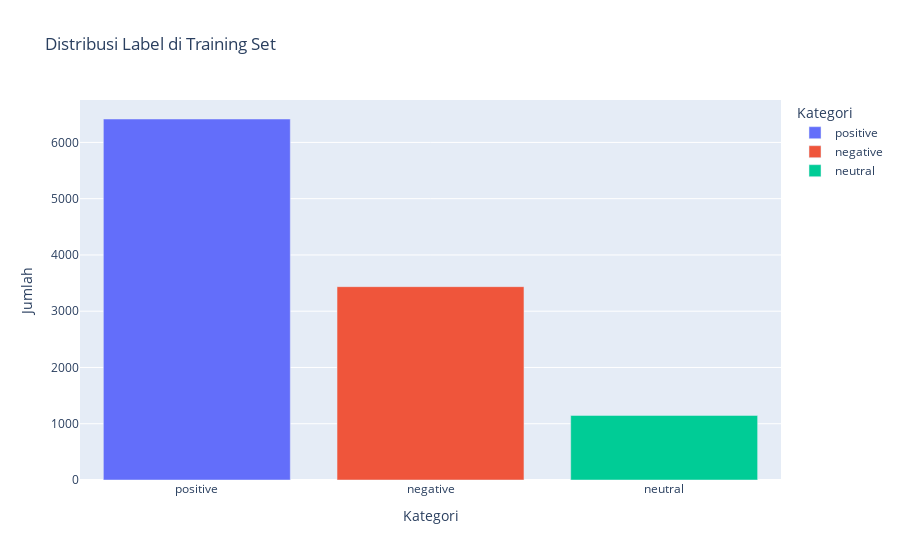
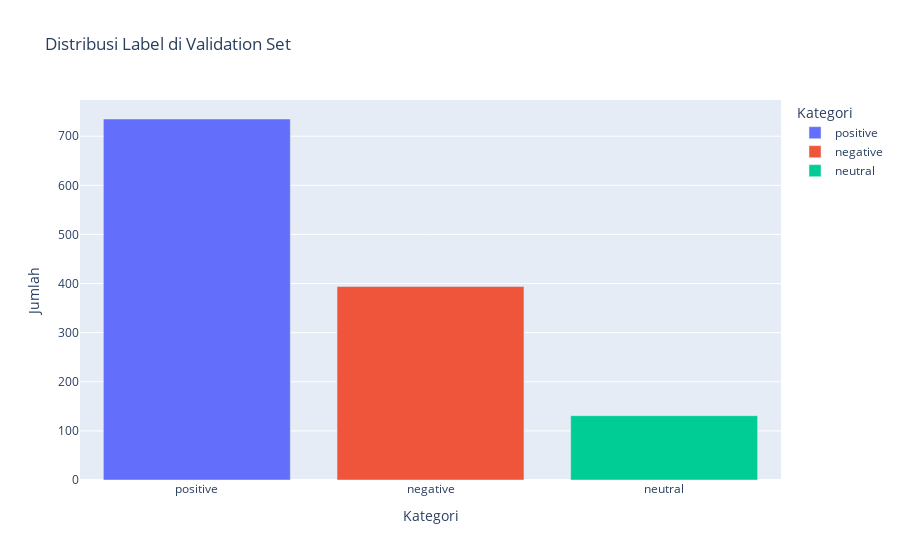
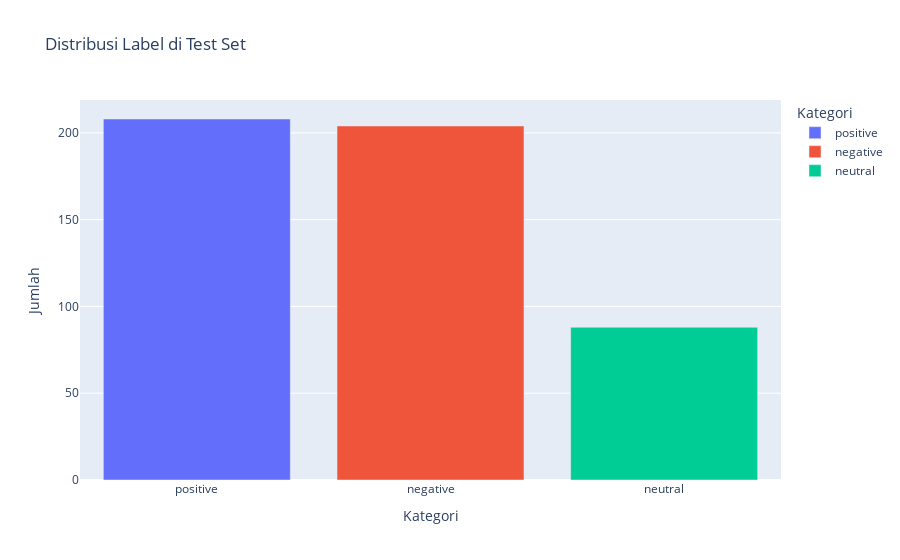

Write notebook code for charts like these, in order.
### Code cell
import plotly.express as px

# Menghitung jumlah setiap kategori
train_counts = df_train['category'].value_counts().reset_index()
train_counts.columns = ['category', 'count']

valid_counts = df_valid['category'].value_counts().reset_index()
valid_counts.columns = ['category', 'count']

test_counts = df_test['category'].value_counts().reset_index()
test_counts.columns = ['category', 'count']

# Visualisasi distribusi label untuk training set
fig_train = px.bar(train_counts,
                   x='category', y='count',
                   labels={'category':'Kategori', 'count':'Jumlah'},
                   title='Distribusi Label di Training Set',
                   color='category')

fig_train.show()

# Visualisasi distribusi label untuk validation set
fig_valid = px.bar(valid_counts,
                   x='category', y='count',
                   labels={'category':'Kategori', 'count':'Jumlah'},
                   title='Distribusi Label di Validation Set',
                   color='category')

fig_valid.show()

# Visualisasi distribusi label untuk test set
fig_test = px.bar(test_counts,
                   x='category', y='count',
                   labels={'category':'Kategori', 'count':'Jumlah'},
                   title='Distribusi Label di Test Set',
                   color='category')

fig_test.show()

### Figure 1 — Plotly figure (JSON) as saved in the notebook; plotly's stock layout.template omitted (floating-point values rounded to 4 significant figures)
{"data": [{"alignmentgroup": "True", "hovertemplate": "Kategori=%{x}<br>Jumlah=%{y}<extra></extra>", "legendgroup": "positive", "marker": {"color": "#636efa", "pattern": {"shape": ""}}, "name": "positive", "offsetgroup": "positive", "orientation": "v", "showlegend": true, "textposition": "auto", "type": "bar", "x": ["positive"], "xaxis": "x", "y": [6416], "yaxis": "y"}, {"alignmentgroup": "True", "hovertemplate": "Kategori=%{x}<br>Jumlah=%{y}<extra></extra>", "legendgroup": "negative", "marker": {"color": "#EF553B", "pattern": {"shape": ""}}, "name": "negative", "offsetgroup": "negative", "orientation": "v", "showlegend": true, "textposition": "auto", "type": "bar", "x": ["negative"], "xaxis": "x", "y": [3436], "yaxis": "y"}, {"alignmentgroup": "True", "hovertemplate": "Kategori=%{x}<br>Jumlah=%{y}<extra></extra>", "legendgroup": "neutral", "marker": {"color": "#00cc96", "pattern": {"shape": ""}}, "name": "neutral", "offsetgroup": "neutral", "orientation": "v", "showlegend": true, "textposition": "auto", "type": "bar", "x": ["neutral"], "xaxis": "x", "y": [1148], "yaxis": "y"}], "layout": {"barmode": "relative", "legend": {"title": {"text": "Kategori"}, "tracegroupgap": 0}, "title": {"text": "Distribusi Label di Training Set"}, "xaxis": {"anchor": "y", "categoryarray": ["positive", "negative", "neutral"], "categoryorder": "array", "domain": [0, 1], "title": {"text": "Kategori"}}, "yaxis": {"anchor": "x", "domain": [0, 1], "title": {"text": "Jumlah"}}}}

### Figure 2 — Plotly figure (JSON) as saved in the notebook; plotly's stock layout.template omitted (floating-point values rounded to 4 significant figures)
{"data": [{"alignmentgroup": "True", "hovertemplate": "Kategori=%{x}<br>Jumlah=%{y}<extra></extra>", "legendgroup": "positive", "marker": {"color": "#636efa", "pattern": {"shape": ""}}, "name": "positive", "offsetgroup": "positive", "orientation": "v", "showlegend": true, "textposition": "auto", "type": "bar", "x": ["positive"], "xaxis": "x", "y": [735], "yaxis": "y"}, {"alignmentgroup": "True", "hovertemplate": "Kategori=%{x}<br>Jumlah=%{y}<extra></extra>", "legendgroup": "negative", "marker": {"color": "#EF553B", "pattern": {"shape": ""}}, "name": "negative", "offsetgroup": "negative", "orientation": "v", "showlegend": true, "textposition": "auto", "type": "bar", "x": ["negative"], "xaxis": "x", "y": [394], "yaxis": "y"}, {"alignmentgroup": "True", "hovertemplate": "Kategori=%{x}<br>Jumlah=%{y}<extra></extra>", "legendgroup": "neutral", "marker": {"color": "#00cc96", "pattern": {"shape": ""}}, "name": "neutral", "offsetgroup": "neutral", "orientation": "v", "showlegend": true, "textposition": "auto", "type": "bar", "x": ["neutral"], "xaxis": "x", "y": [131], "yaxis": "y"}], "layout": {"barmode": "relative", "legend": {"title": {"text": "Kategori"}, "tracegroupgap": 0}, "title": {"text": "Distribusi Label di Validation Set"}, "xaxis": {"anchor": "y", "categoryarray": ["positive", "negative", "neutral"], "categoryorder": "array", "domain": [0, 1], "title": {"text": "Kategori"}}, "yaxis": {"anchor": "x", "domain": [0, 1], "title": {"text": "Jumlah"}}}}

### Figure 3 — Plotly figure (JSON) as saved in the notebook; plotly's stock layout.template omitted (floating-point values rounded to 4 significant figures)
{"data": [{"alignmentgroup": "True", "hovertemplate": "Kategori=%{x}<br>Jumlah=%{y}<extra></extra>", "legendgroup": "positive", "marker": {"color": "#636efa", "pattern": {"shape": ""}}, "name": "positive", "offsetgroup": "positive", "orientation": "v", "showlegend": true, "textposition": "auto", "type": "bar", "x": ["positive"], "xaxis": "x", "y": [208], "yaxis": "y"}, {"alignmentgroup": "True", "hovertemplate": "Kategori=%{x}<br>Jumlah=%{y}<extra></extra>", "legendgroup": "negative", "marker": {"color": "#EF553B", "pattern": {"shape": ""}}, "name": "negative", "offsetgroup": "negative", "orientation": "v", "showlegend": true, "textposition": "auto", "type": "bar", "x": ["negative"], "xaxis": "x", "y": [204], "yaxis": "y"}, {"alignmentgroup": "True", "hovertemplate": "Kategori=%{x}<br>Jumlah=%{y}<extra></extra>", "legendgroup": "neutral", "marker": {"color": "#00cc96", "pattern": {"shape": ""}}, "name": "neutral", "offsetgroup": "neutral", "orientation": "v", "showlegend": true, "textposition": "auto", "type": "bar", "x": ["neutral"], "xaxis": "x", "y": [88], "yaxis": "y"}], "layout": {"barmode": "relative", "legend": {"title": {"text": "Kategori"}, "tracegroupgap": 0}, "title": {"text": "Distribusi Label di Test Set"}, "xaxis": {"anchor": "y", "categoryarray": ["positive", "negative", "neutral"], "categoryorder": "array", "domain": [0, 1], "title": {"text": "Kategori"}}, "yaxis": {"anchor": "x", "domain": [0, 1], "title": {"text": "Jumlah"}}}}
